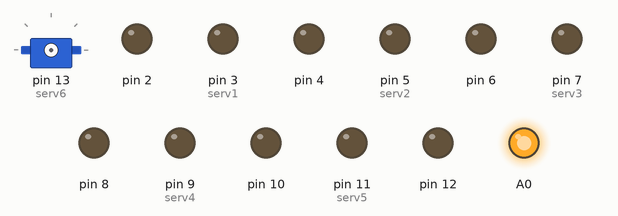
Simulated run of this sketch. Board: Arduino Uno, built with avr-gcc and run on an emulated ATmega328P. Shown: servo, output pins drawn as LEDs (lit = HIGH). Pins used as bus, display or sensor lines are not drawn.

Above: at 0.1 s.
At 15.1 s:
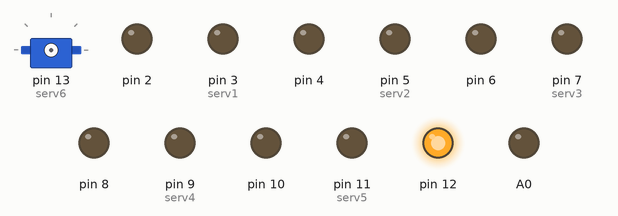
At 21.2 s:
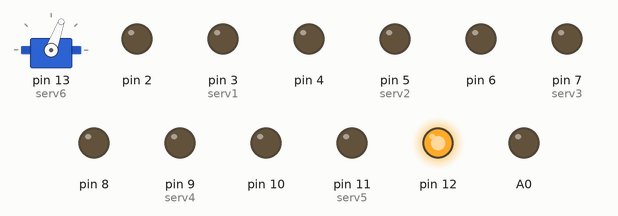
At 23.9 s:
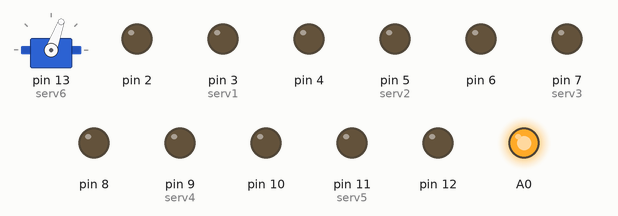
At 29.3 s:
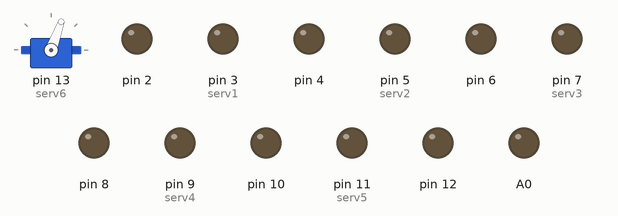
At 36.3 s:
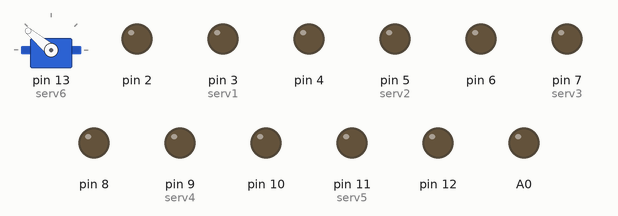
Timing chart, 0 to 40.0 s (numbered marks = the images above):
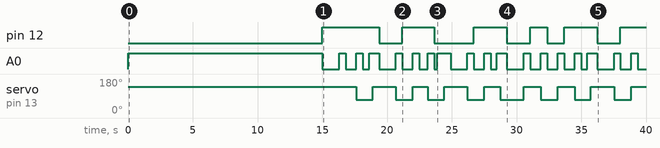

The sketch:

True_Project.ino
```cpp
#include <Servo.h>

// Timing
const int capo = 0;
const int BPM = 160;
const int delay2 = 60000 / BPM;
const int SERVO_MOVE_TIME = 500;

// Servo objects
Servo serv1, serv2, serv3, serv4, serv5, serv6;

// Servo directions/states
bool Estate = 0;
bool Astate = 0;
bool Dstate = 0;
bool Gstate = 0;
bool Bstate = 0;
bool estate = 0;

// Temporary fret positions
const int fretPos[20] = {
  0, 175, 350, 500, 650,
  780, 920, 1050, 1170, 1280,
  1380, 1480, 1580, 14, 15,
  16, 17, 18, 19, 20
};

// Current stepper positions
int Epos = 0;
int Apos = 0;
int Dpos = 0;
int Gpos = 0;
int Bpos = 0;
int epos = 0;

// Stepper distances
int Estep = 0;
int Astep = 0;
int Dstep = 0;
int Gstep = 0;
int Bstep = 0;
int estep = 0;

unsigned long fretElapsedTime = 0;

// --------------------------------------------------
// Initializing delay to avoid code upload chaos
// --------------------------------------------------
bool initDelayB = 1;
void initDelay(void)
{
  if (initDelayB) delay(15000);
  initDelayB = 0;
}

// --------------------------------------------------
// Move all stepper motors to requested fret positions
// --------------------------------------------------
void fret(int E, int A, int D, int G, int B, int e) {
  unsigned long fretStartTime = micros();

  E += capo;
  A += capo;
  D += capo;
  G += capo;
  B += capo;
  e += capo;

  Estep = fretPos[E] - Epos;
  Astep = fretPos[A] - Apos;
  Dstep = fretPos[D] - Dpos;
  Gstep = fretPos[G] - Gpos;
  Bstep = fretPos[B] - Bpos;
  estep = fretPos[e] - epos;

  // Set stepper directions
  digitalWrite(2, Estep < 0 ? HIGH : LOW);
  digitalWrite(4, Astep < 0 ? HIGH : LOW);
  digitalWrite(6, Dstep < 0 ? HIGH : LOW);
  digitalWrite(8, Gstep < 0 ? HIGH : LOW);
  digitalWrite(10, Bstep < 0 ? HIGH : LOW);
  digitalWrite(12, estep < 0 ? LOW : HIGH);

  // Detach servos before reusing their pins for steppers
  serv1.detach();
  serv2.detach();
  serv3.detach();
  serv4.detach();
  serv5.detach();
  serv6.detach();

  // Enable steppers and disable servo operation
  digitalWrite(A0, LOW);

  bool Edone = false;
  bool Adone = false;
  bool Ddone = false;
  bool Gdone = false;
  bool Bdone = false;
  bool edone = false;

  int Esteps = 0;
  int Asteps = 0;
  int Dsteps = 0;
  int Gsteps = 0;
  int Bsteps = 0;
  int esteps = 0;

  while (!(Edone && Adone && Ddone && Gdone && Bdone && edone)) {
    if (Esteps < abs(Estep)) {
      digitalWrite(3, HIGH);
      Esteps++;
    } else {
      Edone = true;
    }

    if (Asteps < abs(Astep)) {
      digitalWrite(5, HIGH);
      Asteps++;
    } else {
      Adone = true;
    }

    if (Dsteps < abs(Dstep)) {
      digitalWrite(7, HIGH);
      Dsteps++;
    } else {
      Ddone = true;
    }

    if (Gsteps < abs(Gstep)) {
      digitalWrite(9, HIGH);
      Gsteps++;
    } else {
      Gdone = true;
    }

    if (Bsteps < abs(Bstep)) {
      digitalWrite(11, HIGH);
      Bsteps++;
    } else {
      Bdone = true;
    }

    if (esteps < abs(estep)) {
      digitalWrite(13, HIGH);
      esteps++;
    } else {
      edone = true;
    }

    delayMicroseconds(1000);

    digitalWrite(3, LOW);
    digitalWrite(5, LOW);
    digitalWrite(7, LOW);
    digitalWrite(9, LOW);
    digitalWrite(11, LOW);
    digitalWrite(13, LOW);

    delayMicroseconds(1000);
  }

  // Save the new positions
  Epos = fretPos[E];
  Apos = fretPos[A];
  Dpos = fretPos[D];
  Gpos = fretPos[G];
  Bpos = fretPos[B];
  epos = fretPos[e];

  fretElapsedTime = micros() - fretStartTime;

  // Disable steppers after movement is complete
  digitalWrite(A0, HIGH);
}

// --------------------------------------------------
// Pick selected strings with servos
// --------------------------------------------------
void pick(bool E, bool A, bool D, bool G, bool B, bool e, int noteDivision) {
  unsigned long noteDuration =
    (delay2 * 4000UL) / noteDivision;

  if (fretElapsedTime < noteDuration) {
    delay((noteDuration - fretElapsedTime) / 1000UL);
  }

  // Disable steppers BEFORE generating servo pulses
  digitalWrite(A0, HIGH);
  delayMicroseconds(20);

  if (E) {
    serv1.attach(3);
    Estate = !Estate;
    serv1.write(Estate ? 140 : 70);
  }

  if (A) {
    serv2.attach(5);
    Astate = !Astate;
    serv2.write(Astate ? 140 : 70);
  }

  if (D) {
    serv3.attach(7);
    Dstate = !Dstate;
    serv3.write(Dstate ? 140 : 70);
  }

  if (G) {
    serv4.attach(9);
    Gstate = !Gstate;
    serv4.write(Gstate ? 140 : 70);
  }

  if (B) {
    serv5.attach(11);
    Bstate = !Bstate;
    serv5.write(Bstate ? 120 : 50);
  }

  if (e) {
    serv6.attach(13);
    estate = !estate;
    serv6.write(estate ? 140 : 70);
  }

  // Let the servos finish moving
  delay(SERVO_MOVE_TIME);

  // Stop servo pulses to reduce buzzing
  serv1.detach();
  serv2.detach();
  serv3.detach();
  serv4.detach();
  serv5.detach();
  serv6.detach();

  // Ensure shared STEP pins are LOW after detaching
  digitalWrite(3, LOW);
  digitalWrite(5, LOW);
  digitalWrite(7, LOW);
  digitalWrite(9, LOW);
  digitalWrite(11, LOW);
  digitalWrite(13, LOW);

  // Keep steppers disabled during servo operation
  digitalWrite(A0, HIGH);
}

// --------------------------------------------------
// Setup
// --------------------------------------------------
void setup() {
  pinMode(A0, OUTPUT);
  digitalWrite(A0, HIGH);

  for (int pin = 2; pin <= 13; pin++) {
    pinMode(pin, OUTPUT);
    digitalWrite(pin, LOW);
  }
}

// --------------------------------------------------
// Main loop
// --------------------------------------------------
void loop() {
  initDelay(); // Don't touch this line
  // "Smoke on the Water" demo song
  fret(0, 0, 0, 0, 0, 4);
  pick(0, 0, 0, 0, 0, 1, 4);
  fret(0, 0, 0, 0, 0, 7);
  pick(0, 0, 0, 0, 0, 1, 4);
  fret(0, 0, 0, 0, 0, 9);
  pick(0, 0, 0, 0, 0, 1, 2);

  fret(0, 0, 0, 0, 0, 4);
  pick(0, 0, 0, 0, 0, 1, 4);
  fret(0, 0, 0, 0, 0, 7);
  pick(0, 0, 0, 0, 0, 1, 4);
  fret(0, 0, 0, 0, 0, 10);
  pick(0, 0, 0, 0, 0, 1, 4);
  fret(0, 0, 0, 0, 0, 9);
  pick(0, 0, 0, 0, 0, 1, 2);

  fret(0, 0, 0, 0, 0, 4);
  pick(0, 0, 0, 0, 0, 1, 4);
  fret(0, 0, 0, 0, 0, 7);
  pick(0, 0, 0, 0, 0, 1, 4);
  fret(0, 0, 0, 0, 0, 9);
  pick(0, 0, 0, 0, 0, 1, 2);

  fret(0, 0, 0, 0, 0, 4);
  pick(0, 0, 0, 0, 0, 1, 4);
  fret(0, 0, 0, 0, 0, 7);
  pick(0, 0, 0, 0, 0, 1, 4);
  // pick(1, 1, 1, 1, 1, 1, 4);
  // pick(1, 1, 1, 1, 1, 1, 4);
  // pick(1, 0, 0, 0, 0, 0, 4);
  // delay(500);
  // pick(1, 0, 0, 0, 0, 0, 4);
  // delay(500);
  // pick(0, 0, 0, 0, 0, 1, 4);
  // delay(500);
  // pick(0, 0, 0, 0, 0, 1, 4);
  // delay(500);
  // fret(5, 5, 5, 5, 5, 5);
  // fret(1, 1, 1, 1, 1, 1);
  // fret(0, 0, 0, 0, 0, 0);
  // delay(2000);
  // fret(0, 0, 0, 0, 0, 1);
  // delay(2000);
  // fret(0, 0, 0, 0, 0, 2);
  // delay(2000);
  // fret(0, 0, 0, 0, 0, 3);
  // delay(2000);
  // fret(0, 0, 0, 0, 0, 4);
  // delay(2000);
  // fret(0, 0, 0, 0, 0, 5);
  // delay(2000);
  // fret(0, 0, 0, 0, 0, 6);
  // delay(2000);
  // fret(0, 0, 0, 0, 0, 7);
  // delay(2000);
  // fret(0, 0, 0, 0, 0, 8);
  // delay(2000);
  // fret(0, 0, 0, 0, 0, 9);
  // delay(2000);
  // fret(0, 0, 0, 0, 0, 10);
  // delay(2000);
  // fret(0, 0, 0, 0, 0, 11);
  // delay(2000);
  // fret(0, 0, 0, 0, 0, 12);
  // delay(2000);
}
```

Measured:
- by itself, pin 12: LOW → HIGH at 15.0 s, → LOW 4.4 s later, → HIGH 1.8 s later, → LOW 2.5 s later, … (11 changes in this stretch)
- by itself, A0: HIGH → LOW at 15.0 s, → HIGH 1.3 s later, → LOW 0.50 s later, → HIGH 0.82 s later, … (35 changes in this stretch)
- by itself, servo on pin 13 (serv6): 140° → 70° at 17.6 s, → 140° 1.2 s later, → 70° 1.8 s later, → 140° 1.3 s later, … (16 changes in this stretch)
